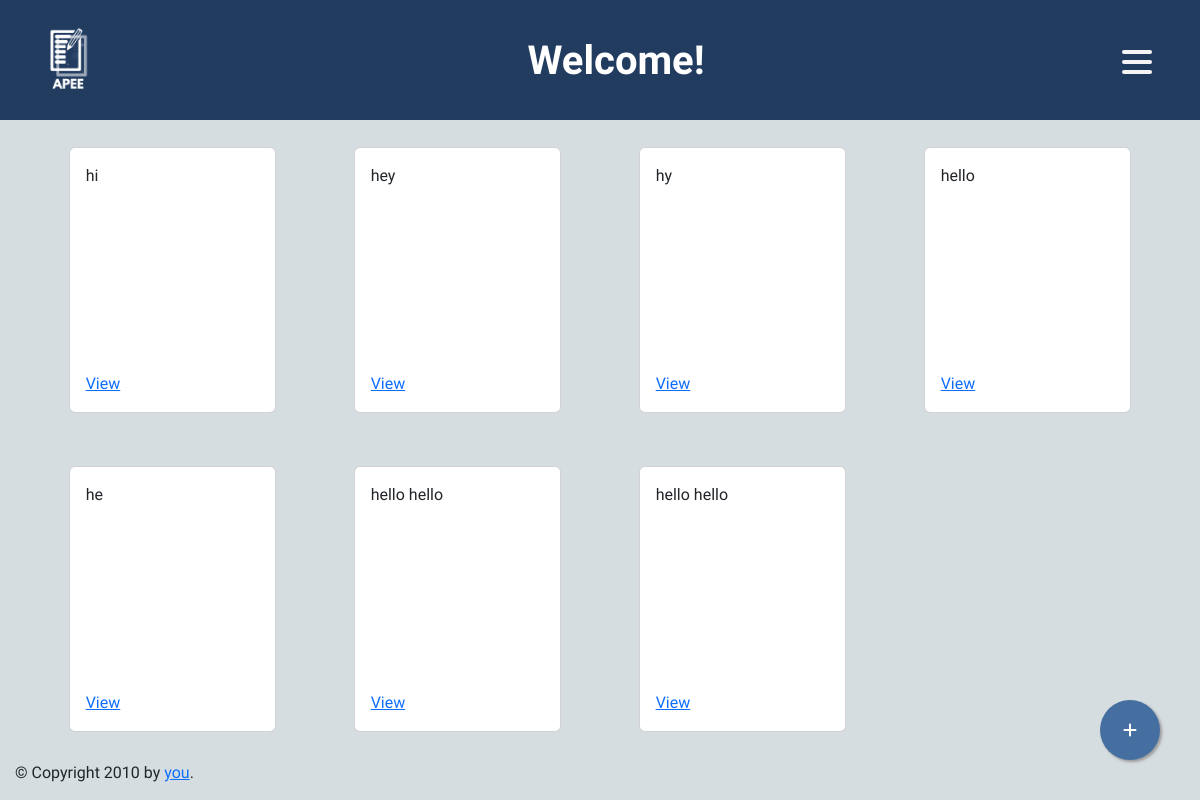
The page / (signed in) on the database as committed earlier.
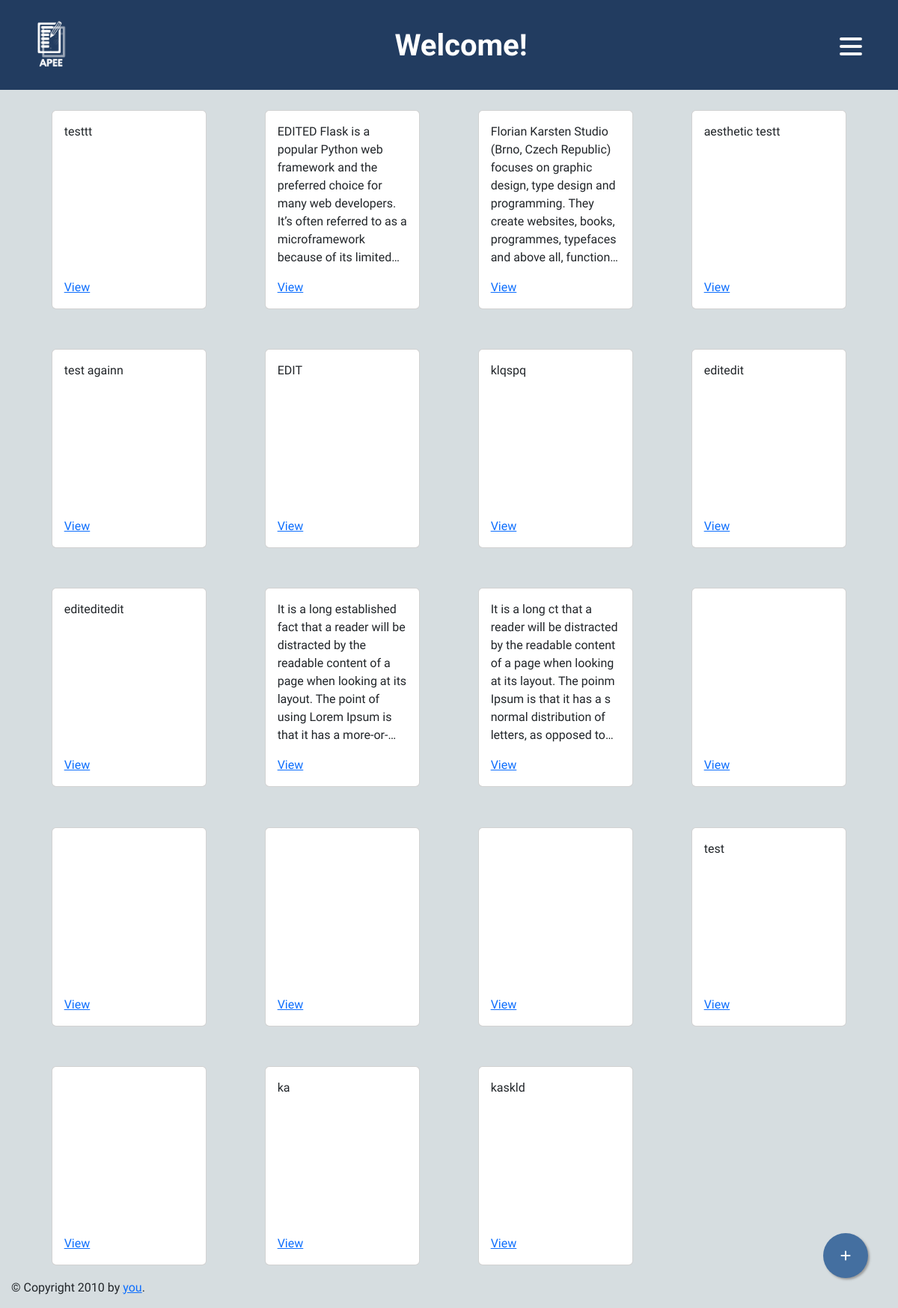
The same page on the database as committed later.
### tables this page shows
CREATE TABLE essay (
    id INTEGER PRIMARY KEY AUTOINCREMENT,
    userId INTEGER, 
    created TIMESTAMP NOT NULL DEFAULT CURRENT_TIMESTAMP,
    content TEXT NOT NULL,
	scoreFocusnPurpose INTEGER NOT NULL,
	ideasnDevelopment INTEGER NOT NULL,
    FOREIGN KEY (userId) REFERENCES user(id)
);

### Main.py (the view)
@app.route("/")
def homepage():
    if not session.get("username"):
        return redirect("/login")
    reload()
    article = Article()
    data = article.getAll(session['id'])
    return render_template("home.html", heading="Welcome!", articles= data, id=session['id'], username= session['username'], email= session['email'], password= session['pass'], randomcode=session['randomcode'])

### Main.py (called while the page is built)
def reload():
    session['essay'] = ""
    session['score1'] = int(0)
    session['score2'] = int(0)
    session.pop('essayId', None)
    session['essayId'] = None

### Models/Article.py (called while the page is built)
    def getAll(self,id):
        self.data = []
        data = self.conn.execute("SELECT * FROM essay WHERE userId = ?", (id,)).fetchall()
        self.conn.close()
        return data

### templates/home.html (shortened to what this page needs)
{% extends "layout.html" %}
{% block head %}
    {{ super() }}
{% endblock %}
{% block nav %}
    {{ super() }}
{% endblock %}
{% block content %}
{% set counter = 0 %}
<div class="container">
    <div class="row">
    {% if articles %}
    {% for article in articles %}
        <div class="col-lg-3 col-md-3">
            <div class="card" style="margin: 20pt;">
                <div class="card-body">
                    <p class="card-text truncate-line-clamp">{{ article[3] }}</p>
                    <a href="{{url_for('essay', id=article[0])}}" class="card-link">View</a>
                </div>
            </div>
        </div>
    {% endfor %}
    {% endif %}
    <a href="{{url_for('essay')}}" class="float">
        <i class="fa fa-plus my-float"></i>
        </a>
    </div>
{% endblock %}

### templates/layout.html (shortened to what this page needs)
<!doctype html>
<html>
  <head>
    {% block head %}
    <link href="https://cdn.jsdelivr.net/npm/bootstrap@5.2.3/dist/css/bootstrap.min.css" rel="stylesheet">
    <link rel="stylesheet" href="{{ url_for('static', filename='style.css') }}">
    {% endblock %}
  </head>
  <body style="position: relative; min-height: calc(100vh - 30px);">
    {% block nav %}
    <div class="wrapper" onclick="">
      <div class="heading">
        <nav class="navbar navbar-expand-lg" style="text-align: center; background-color: #223C60;">
          <div class="container-fluid" style="margin: 1vw 2vw;">
            <a class="navbar-brand" href="{{url_for('homepage')}}">
              <img src="{{url_for('static', filename='assets/logo.png')}}" alt="" class="img-fluid" width="70px">
            </a>
            <h1 style="color: white; font-weight: 600; margin-top: 10px;">{{heading}}</h1>
            <button class="hamburger-button btn" onclick="document.querySelector('.animated-hamburger').classList.toggle('open'); document.querySelector('.collapse').classList.toggle('show'); document.querySelector('.ghost-backdrop').classList.toggle('show');" style="background-color: transparent; border: none; z-index: 2;">
              <div class="animated-hamburger"><span></span><span></span><span></span></div>
            </button>
          </div>
        </nav>
      </div>
      {% endblock %}
      <div id="content" style="">{% block content %}{% endblock %}</div>
      <div id="footer" style="position: absolute; bottom: -30px; padding: 15px;">
        {% block footer %}
        &copy; Copyright 2010 by <a href="http://domain.invalid/">you</a>.
        {% endblock %}
      </div>
    </div>
  </body>
</html>

### static/style.css (style rules this page uses)
body { background-color: #D6DDE0; font-family: 'Libre Franklin', sans-serif; }
h1 { text-align: center; font-weight: 600; }
.truncate-line-clamp { display: -webkit-box; -webkit-line-clamp: 8; -webkit-box-orient: vertical; height: 12em; overflow: hidden; }
.animated-hamburger { width: 30px; height: 20px; position: relative; margin: 0px; -webkit-transform: rotate(0deg); -moz-transform: rotate(0deg); -o-transform: rotate(0deg); transform: rotate(0deg); -webkit-transition: .5s ease-in-out; -moz-transition: .5s ease-in-out; -o-transition: .5s ease-in-out; transition: .5s ease-in-out; cursor: pointer; }
.animated-hamburger span { background-color: whitesmoke; display: block; position: absolute; height: 4px; width: 100%; border-radius: 9px; opacity: 1; left: 0; -webkit-transform: rotate(0deg); -moz-transform: rotate(0deg); -o-transform: rotate(0deg); transform: rotate(0deg); -webkit-transition: .25s ease-in-out; -moz-transition: .25s ease-in-out; -o-transition: .25s ease-in-out; transition: .25s ease-in-out; }
.animated-hamburger span:nth-child(1) { top: 0px; }
.animated-hamburger span:nth-child(2) { top: 10px; }
.animated-hamburger span:nth-child(3) { top: 20px; }
.float { position:fixed; width:60px; height:60px; bottom:40px; right:40px; background-color :#446FA0; color:#FFF; border-radius:50px; text-align:center; box-shadow: 2px 2px 3px #999; }
.my-float { margin-top:22px; }

Rows that differ between the two databases and show on the page:
removed essay: content "hi"
removed essay: content "hey"
removed essay: content "hy"
removed essay: content "hello"
removed essay: content "he"
removed essay: content "hello hello"
no longer on this page (row edited): essay: content "hello hello"
added essay: content "testtt"
added essay: content "EDITED Flask is a popular Python web framework and the preferred choice for many web developers. It’s often referred to as a microframework because of its…"
added essay: content "Florian Karsten Studio (Brno, Czech Republic) focuses on graphic design, type design and programming. They create websites, books, programmes, typefaces and above all,…"
added essay: content "aesthetic testt"
added essay: content "test againn"
added essay: content "EDIT"
added essay: content "klqspq"
added essay: content "editedit"
added essay: content "editeditedit"
added essay: content "It is a long established fact that a reader will be distracted by the readable content of a page when looking at its layout. The point of using Lorem Ipsum is that it has…"
added essay: content "It is a long ct that a reader will be distracted by the readable content of a page when looking at its layout. The poinm Ipsum is that it has a s normal distribution of letters, as opposed…"
added essay: content "test"
added essay: content "ka"
added essay: content "kaskld"
